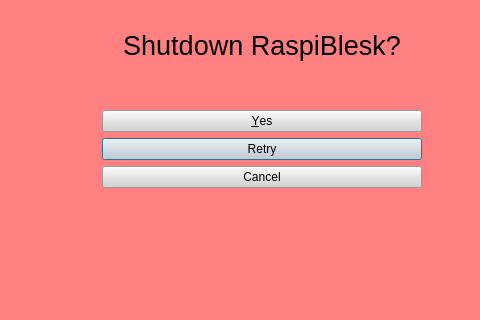
<?xml version="1.0" encoding="UTF-8"?>
<ui version="4.0">
 <class>DialogConfirmOff</class>
 <widget class="QDialog" name="DialogConfirmOff">
  <property name="geometry">
   <rect>
    <x>0</x>
    <y>0</y>
    <width>480</width>
    <height>320</height>
   </rect>
  </property>
  <property name="windowTitle">
   <string>Dialog</string>
  </property>
  <property name="styleSheet">
   <string notr="true">background-color: rgb(255, 128, 128)</string>
  </property>
  <widget class="QLabel" name="label_2">
   <property name="geometry">
    <rect>
     <x>9</x>
     <y>9</y>
     <width>16</width>
     <height>16</height>
    </rect>
   </property>
   <property name="maximumSize">
    <size>
     <width>110</width>
     <height>320</height>
    </size>
   </property>
   <property name="text">
    <string/>
   </property>
   <property name="pixmap">
    <pixmap>:/RaspiBlesk/images/RaspiBlesk_Logo_Main_rotate.png</pixmap>
   </property>
   <property name="scaledContents">
    <bool>true</bool>
   </property>
   <property name="indent">
    <number>-4</number>
   </property>
  </widget>
  <widget class="QLabel" name="label_3">
   <property name="geometry">
    <rect>
     <x>0</x>
     <y>0</y>
     <width>47</width>
     <height>318</height>
    </rect>
   </property>
   <property name="text">
    <string/>
   </property>
   <property name="pixmap">
    <pixmap resource="../resources.qrc">:/RaspiBlesk/images/RaspiBlesk_Logo_Main_270.png</pixmap>
   </property>
   <property name="scaledContents">
    <bool>true</bool>
   </property>
  </widget>
  <widget class="QLabel" name="label">
   <property name="geometry">
    <rect>
     <x>102</x>
     <y>30</y>
     <width>320</width>
     <height>64</height>
    </rect>
   </property>
   <property name="font">
    <font>
     <family>Arial</family>
     <pointsize>20</pointsize>
     <weight>50</weight>
     <italic>false</italic>
     <bold>false</bold>
    </font>
   </property>
   <property name="styleSheet">
    <string notr="true"/>
   </property>
   <property name="text">
    <string>Shutdown RaspiBlesk?</string>
   </property>
   <property name="alignment">
    <set>Qt::AlignHCenter|Qt::AlignTop</set>
   </property>
  </widget>
  <widget class="QDialogButtonBox" name="buttonBox">
   <property name="geometry">
    <rect>
     <x>102</x>
     <y>110</y>
     <width>320</width>
     <height>340</height>
    </rect>
   </property>
   <property name="sizePolicy">
    <sizepolicy hsizetype="Fixed" vsizetype="Fixed">
     <horstretch>0</horstretch>
     <verstretch>0</verstretch>
    </sizepolicy>
   </property>
   <property name="minimumSize">
    <size>
     <width>0</width>
     <height>0</height>
    </size>
   </property>
   <property name="maximumSize">
    <size>
     <width>16777215</width>
     <height>16777215</height>
    </size>
   </property>
   <property name="font">
    <font>
     <family>Arial</family>
     <pointsize>28</pointsize>
     <weight>50</weight>
     <italic>false</italic>
     <bold>false</bold>
    </font>
   </property>
   <property name="styleSheet">
    <string notr="true">background-color: lightgrey;
font: 28pt &quot;Arial&quot;;</string>
   </property>
   <property name="orientation">
    <enum>Qt::Vertical</enum>
   </property>
   <property name="standardButtons">
    <set>QDialogButtonBox::Cancel|QDialogButtonBox::Retry|QDialogButtonBox::Yes</set>
   </property>
  </widget>
 </widget>
 <resources>
  <include location="../resources.qrc"/>
  <include location="../resources.qrc"/>
 </resources>
 <connections>
  <connection>
   <sender>buttonBox</sender>
   <signal>rejected()</signal>
   <receiver>DialogConfirmOff</receiver>
   <slot>reject()</slot>
   <hints>
    <hint type="sourcelabel">
     <x>316</x>
     <y>260</y>
    </hint>
    <hint type="destinationlabel">
     <x>286</x>
     <y>274</y>
    </hint>
   </hints>
  </connection>
  <connection>
   <sender>buttonBox</sender>
   <signal>accepted()</signal>
   <receiver>DialogConfirmOff</receiver>
   <slot>accept()</slot>
   <hints>
    <hint type="sourcelabel">
     <x>248</x>
     <y>254</y>
    </hint>
    <hint type="destinationlabel">
     <x>157</x>
     <y>274</y>
    </hint>
   </hints>
  </connection>
 </connections>
</ui>
